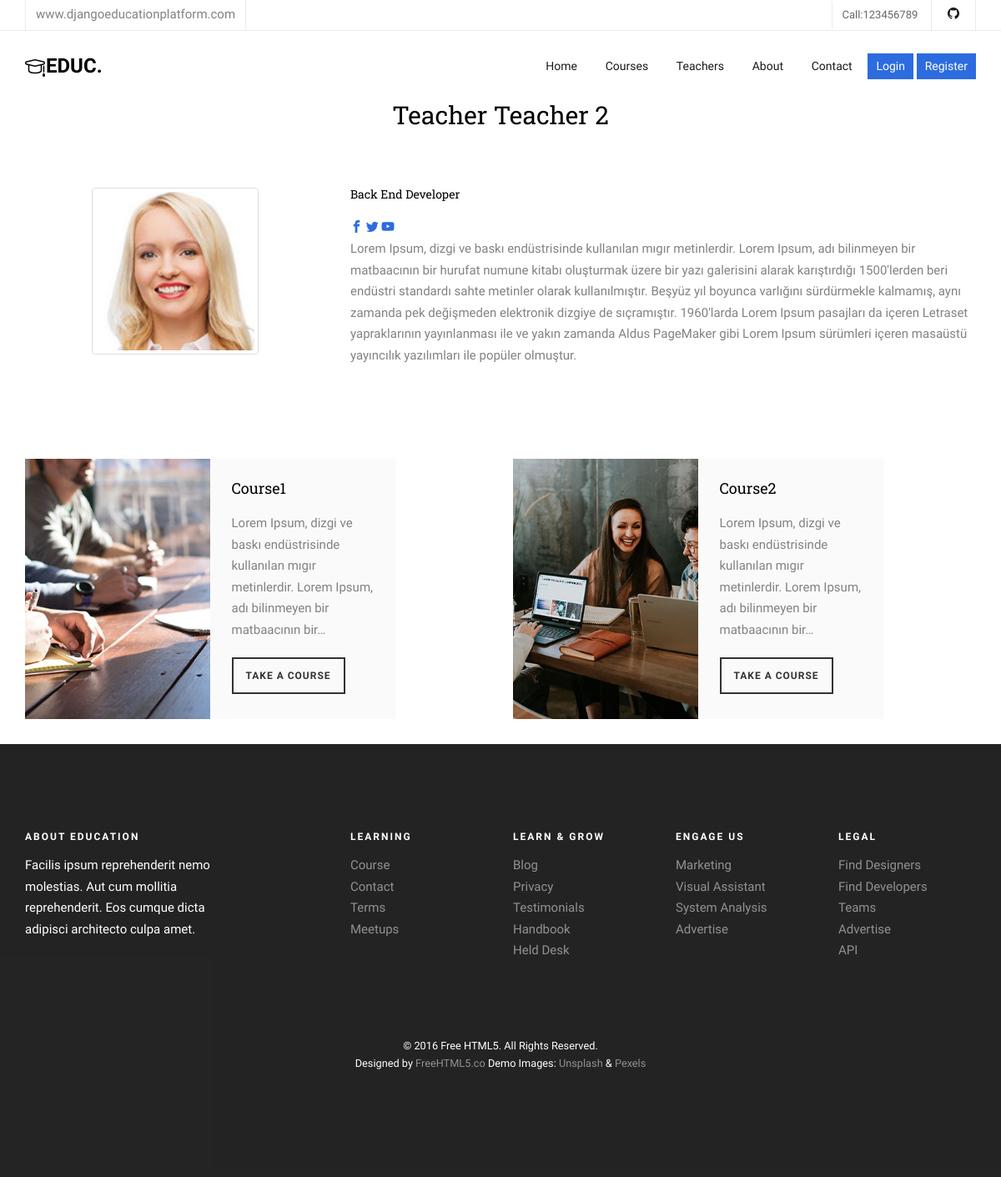
The app's page /teachers/teacher/2 with its own data.
### apps/teachers/models.py (models this page shows, shortened)
class Teacher(models.Model):
    name = models.CharField(max_length=50)
    title = models.CharField(max_length=50)
    description = models.TextField(blank=True)
    image = models.ImageField(upload_to="courses/%Y/%m/%d/")
    facebook = models.URLField(max_length=100,blank=True)
    twitter = models.URLField(max_length=100,blank=True)
    linkedin = models.URLField(max_length=100,blank=True)
    youtube = models.URLField(max_length=100,blank=True)

### apps/courses/models.py (models this page shows, shortened)
class Course(models.Model):
    name = models.CharField(max_length=250,unique=True, verbose_name="Course Name")
    description = models.TextField(blank=True, null=True)
    image = models.ImageField(upload_to="courses/%Y%m%d/",default="courses/default.jpg")
    date = models.DateTimeField(auto_now=True)
    available = models.BooleanField(default=True)
    category = models.ForeignKey(Category, null=True, on_delete=models.DO_NOTHING)
    tags =models.ManyToManyField(Tag, blank=True, null =True)
    teacher = models.ForeignKey(Teacher, null=True, on_delete=models.CASCADE)
    students =models.ManyToManyField(User, blank=True, related_name='courses_join')

### apps/teachers/views.py (the view)
# urls.py: path('teacher/<int:pk>',views.TeacherDetailView.as_view(), name="teacher"),
class TeacherDetailView(DetailView):
    model = Teacher
    template_name= 'teachers/teacher.html'
    context_object_name= 'teacher'
    def get_context_data(self, **kwargs):
        context = super().get_context_data(**kwargs)
        context['courses']= Course.objects.filter(available=True, teacher = self.kwargs['pk'])
        return context

### apps/teachers/templates/teachers/teacher.html (shortened to what this page needs)
{% extends 'core/base.html' %}
{% load static %}
{% block content %}
<div class="all-title-box">
    <div class="container text-center">
        <h2>{{ teacher.name }}</h2>
    </div>
</div>
<br/>
<br/>
<div id="overviews" class="section wb">
    <div class="container">
        <div class="row">
            <div class="col-md-4 animate-box text-center ">
                <img src="{{teacher.image.url}}" class="img-thumbnail" style="width: 200px;">
            </div>
            <div class="col-md-8 animate-box ">
                <div class="staff">
                    <h5>{{teacher.title}}</h5>
                    <a href="{{teacher.facebook}}"><i class="icon-facebook2"></i></a>
                    <a href="{{teacher.twitter}}"><i class="icon-twitter2"></i></a>
                     <a href="{{teacher.youtube}}"><i class="icon-youtube"></i></a>
                    <p class="author_det">
                        {{teacher.description}}
                    </p>
                </div>
            </div>
        </div>
<br/>
<br/>
        <div class="row">
            {% for course in courses %}
            <div class="col-md-6 animate-box">
                <div class="course">
                    <a href="#" class="course-img" style="background-image: url({{course.image.url}});">
                    </a>
                    <div class="desc">
                        <h3><a href="#">{{ course.name }}</a></h3>
                        <p>{{ course.description | truncatechars:120 }}</p>
                        <span><a href="{% url 'course' course.category.slug course.id %}" class="btn btn-primary btn-sm btn-course">Take A Course</a></span>
                    </div>
                </div>
            </div>
            {% endfor %}
        </div>
    </div>
</div>
{% endblock %}

### static/css/icomoon.css (style rules this page uses)
[class^="icon-"], [class*=" icon-"] { font-family: 'icomoon' !important; speak: none; font-style: normal; font-weight: normal; font-variant: normal; text-transform: none; line-height: 1; -webkit-font-smoothing: antialiased; -moz-osx-font-smoothing: grayscale; }
.icon-facebook2:before { content: "\eac0"; }
.icon-twitter2:before { content: "\eac6"; }
.icon-youtube:before { content: "\eacd"; }

### static/css/style.css (style rules this page uses)
body { font-family: "Source Sans Pro", Arial, sans-serif; font-weight: 400; font-size: 15px; line-height: 1.7; color: #828282; background: #fff; }
a { color: #2D6CDF; -webkit-transition: 0.5s; -o-transition: 0.5s; transition: 0.5s; }
p { margin-bottom: 20px; }
h1, h2, h3, h4, h5, h6, figure { color: #000; font-family: "Roboto Slab", serif; font-weight: 400; margin: 0 0 20px 0; }
.course { display: -webkit-box; display: -moz-box; display: -ms-flexbox; display: -webkit-flex; display: flex; flex-wrap: wrap; -webkit-flex-wrap: wrap; -moz-flex-wrap: wrap; margin-bottom: 30px; }
.course .desc, .course .course-img { width: 40%; display: inline-block; }
.course .course-img { background-size: cover; background-position: center center; background-repeat: no-repeat; position: relative; -webkit-transition: 0.3s; -o-transition: 0.3s; transition: 0.3s; }
.course .desc { padding: 1.7em; background: #fafafa; }
.course .desc h3 { font-size: 18px; font-weight: 400; }
.course .desc h3 a { color: #000; }
.course .desc .btn-course { border: 2px solid rgba(0, 0, 0, 0.8) !important; background: transparent; color: rgba(0, 0, 0, 0.8) !important; font-size: 12px; text-transform: uppercase; font-weight: 700; letter-spacing: 1px; padding: 11px 15px !important; -webkit-border-radius: 0; -moz-border-radius: 0; -ms-border-radius: 0; border-radius: 0; }
.staff { width: 100%; float: left; display: block; margin-bottom: 40px; }
.btn { margin-right: 4px; margin-bottom: 4px; font-family: "Source Sans Pro", Arial, sans-serif; font-size: 16px; font-weight: 400; -webkit-border-radius: 30px; -moz-border-radius: 30px; -ms-border-radius: 30px; border-radius: 30px; -webkit-transition: 0.5s; -o-transition: 0.5s; transition: 0.5s; padding: 8px 20px; }
.btn-primary { background: #2D6CDF; color: #fff; border: 2px solid #2D6CDF; }
.js .animate-box { opacity: 0; }

### records on screen
Teacher: name "Teacher Teacher 2", image (picture), title "Back End Developer", description "Lorem Ipsum, dizgi ve baskı endüstrisinde kullanılan mıgır metinlerdir. Lorem Ipsum, adı bilinmeyen bir matbaacının bir hurufat numune kitabı oluşturmak üzere bir yazı galerisini alarak karıştırdığı 1500'lerden beri endüstri standardı sahte metinler olarak kullanılmıştır. Beşyüz yıl boyunca varlığını sürdürmekle kalmamış, aynı zamanda pek değişmeden elektronik dizgiye de sıçramıştır. 1960'larda Lorem Ipsum pasajları da içeren Letraset yapraklarının yayınlanması ile ve yakın zamanda Aldus PageMaker gibi Lorem Ipsum sürümleri içeren masaüstü yayıncılık yazılımları ile popüler olmuştur."
Course: image (picture), name "Course1", description "Lorem Ipsum, dizgi ve baskı endüstrisinde kullanılan mıgır metinlerdir. Lorem Ipsum, adı bilinmeyen bir matbaacının bir…"
Course: image (picture), name "Course2", description "Lorem Ipsum, dizgi ve baskı endüstrisinde kullanılan mıgır metinlerdir. Lorem Ipsum, adı bilinmeyen bir matbaacının bir…"
